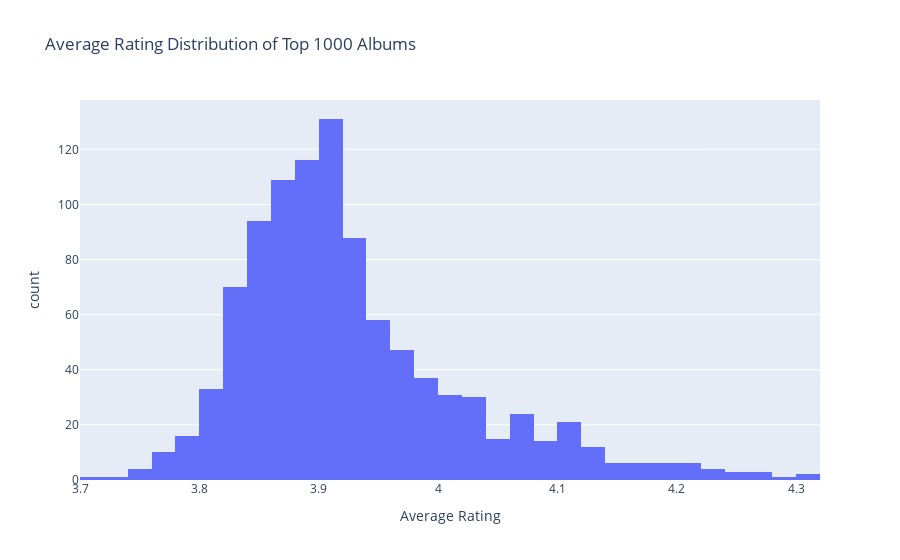

Notebook code for this chart:
### Code cell
fig = px.histogram(top_1000, x="Average Rating",title='Average Rating Distribution of Top 1000 Albums')
fig.show()

### Figure 1 — Plotly figure (JSON) as saved in the notebook; plotly's stock layout.template omitted (floating-point values rounded to 4 significant figures; data arrays with more than 128 entries replaced by an {"elided": "..."} marker saying what was removed)
{"data": [{"alignmentgroup": "True", "bingroup": "x", "hovertemplate": "Average Rating=%{x}<br>count=%{y}<extra></extra>", "legendgroup": "", "marker": {"color": "#636efa", "pattern": {"shape": ""}}, "name": "", "offsetgroup": "", "orientation": "v", "showlegend": false, "type": "histogram", "x": {"elided": "1000 float values"}, "xaxis": "x", "yaxis": "y"}], "layout": {"barmode": "relative", "legend": {"tracegroupgap": 0}, "title": {"text": "Average Rating Distribution of Top 1000 Albums"}, "xaxis": {"anchor": "y", "domain": [0, 1], "title": {"text": "Average Rating"}}, "yaxis": {"anchor": "x", "domain": [0, 1], "title": {"text": "count"}}}}
